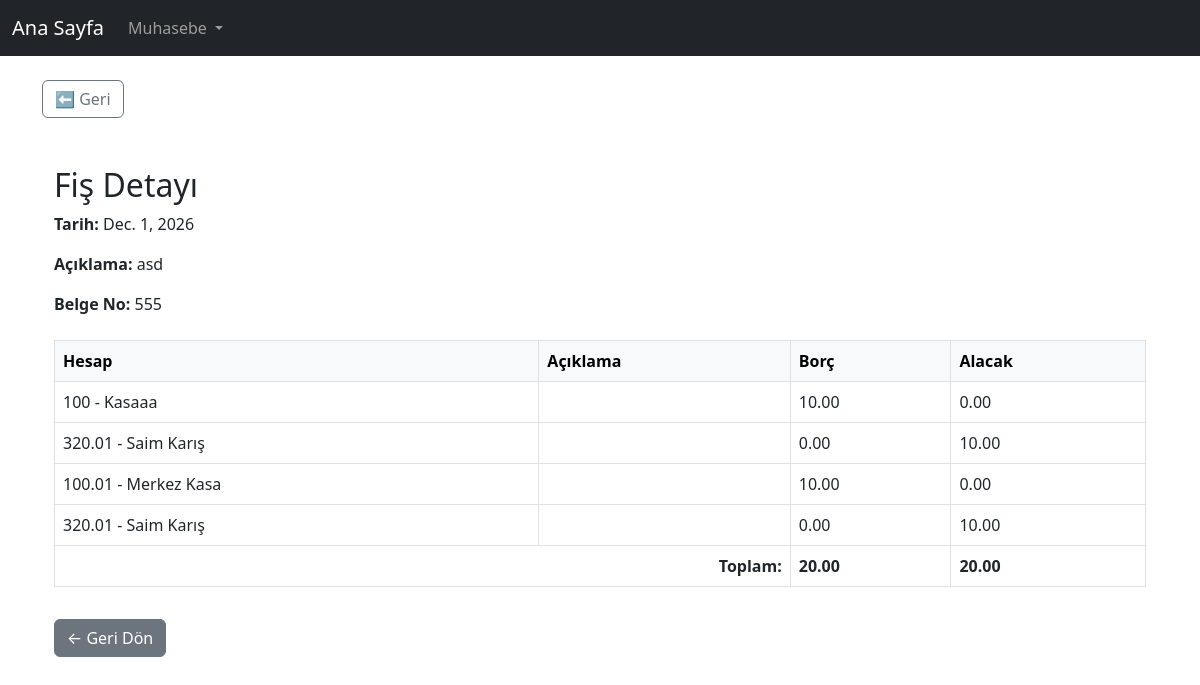
Page /cv/fis/5/ on the committed database.
### cv/models.py (models this page shows, shortened)
class Fis(models.Model):
    tarih = models.DateField()
    aciklama = models.CharField(max_length=255, blank=True)
    belge_no = models.CharField(max_length=50, blank=True)

class FisHareket(models.Model):
    fis = models.ForeignKey(Fis, related_name='hareketler', on_delete=models.CASCADE)
    hesap = models.ForeignKey(Hesap, on_delete=models.PROTECT)
    aciklama = models.CharField(max_length=255, blank=True)
    borc = models.DecimalField(max_digits=12, decimal_places=2, default=0)
    alacak = models.DecimalField(max_digits=12, decimal_places=2, default=0)

class Hesap(models.Model):
    kod = models.CharField(max_length=20, unique=True)
    ad = models.CharField(max_length=100)
    tur = models.CharField(max_length=10, choices=[('A', 'Aktif'), ('P', 'Pasif')])
    ust_hesap = models.ForeignKey('self', null=True, blank=True, on_delete=models.SET_NULL)

### cv/views.py (the view)
# urls.py: path('fis/<int:fis_id>/', views.fis_detay, name='fis_detay'),
def fis_detay(request, fis_id):
    fis = get_object_or_404(Fis, id=fis_id)
    hareketler = fis.hareketler.all()
    toplam_borc = sum([h.borc for h in hareketler])
    toplam_alacak = sum([h.alacak for h in hareketler])
    return render(request, 'cv/fis_detay.html', {
        'fis': fis,
        'hareketler': hareketler,
        'toplam_borc': toplam_borc,
        'toplam_alacak': toplam_alacak,
    })

### cv/templates/cv/fis_detay.html
{% extends 'cv/base.html' %}
{% load static %}
{% block content %}
<div class="container mt-5">
  <h2>Fiş Detayı</h2>
  <div class="mb-4">
    <p><strong>Tarih:</strong> {{ fis.tarih }}</p>
    <p><strong>Açıklama:</strong> {{ fis.aciklama }}</p>
    <p><strong>Belge No:</strong> {{ fis.belge_no }}</p>
  </div>
  <table class="table table-bordered">
    <thead class="table-light">
      <tr>
        <th>Hesap</th>
        <th>Açıklama</th>
        <th>Borç</th>
        <th>Alacak</th>
      </tr>
    </thead>
    <tbody>
      {% for hareket in hareketler %}
      <tr>
        <td>{{ hareket.hesap.kod }} - {{ hareket.hesap.ad }}</td>
        <td>{{ hareket.aciklama }}</td>
        <td>{{ hareket.borc|floatformat:2 }}</td>
        <td>{{ hareket.alacak|floatformat:2 }}</td>
      </tr>
      {% endfor %}
    </tbody>
    <tfoot class="fw-bold">
      <tr>
        <td colspan="2" class="text-end">Toplam:</td>
        <td>{{ toplam_borc|floatformat:2 }}</td>
        <td>{{ toplam_alacak|floatformat:2 }}</td>
      </tr>
    </tfoot>
  </table>
  <a href="{% url 'fis_listesi' %}" class="btn btn-secondary mt-3">← Geri Dön</a>
</div>
{% endblock %}

### rows in the picture
Fis: tarih "Dec. 1, 2026", aciklama "asd", belge_no "555"
FisHareket: hesap.kod "100", hesap.ad "Kasaaa", borc "10.00", alacak "0.00"
FisHareket: hesap.kod "320.01", hesap.ad "Saim Karış", borc "0.00", alacak "10.00"
FisHareket: hesap.kod "100.01", hesap.ad "Merkez Kasa", borc "10.00", alacak "0.00"
FisHareket: hesap.kod "320.01", hesap.ad "Saim Karış", borc "0.00", alacak "10.00"

### other values in the picture
{{ toplam_borc|floatformat:2 }} "20.00"
{{ toplam_alacak|floatformat:2 }} "20.00"
